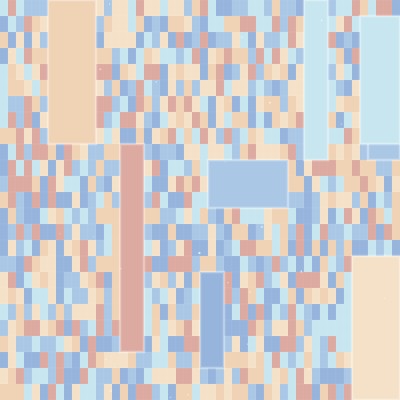
Frame 1 (no input)
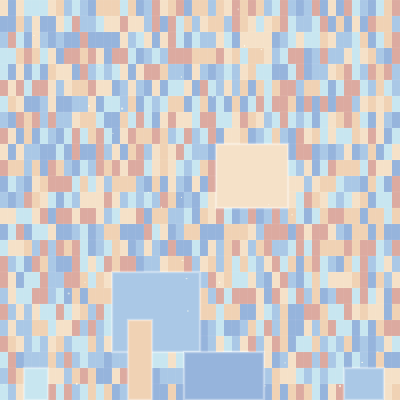
Frame 2 (the mouse pressed at the canvas centre, redrawn once)

The p5.js sketch that drew these frames (run headless with seeded random() and noise() and a simulated clock; the mouse was pressed at the canvas centre and the sketch redrawn once):

// p5.js sketch
// ── sketch.js
var sky_colors = [
  // Dawn Colors Set
  [
    [245, 210, 190],
    [200, 170, 220],
    [100, 140, 200],
    [240, 220, 170],
    [180, 210, 235],
    [255, 240, 210],
  ],
  // Dusk Colors Set
  [
    [80, 60, 120],
    [140, 90, 160],
    [210, 140, 160],
    [240, 190, 160],
    [100, 130, 190],
    [220, 200, 240],
  ],
  // Midday Colors Set
  [
    [170, 200, 230],
    [200, 230, 240],
    [240, 210, 180],
    [220, 170, 160],
    [150, 180, 220],
    [245, 225, 200],
  ],
  // Twilight Colors Set
  [
    [30, 40, 90],
    [60, 80, 150],
    [100, 60, 130],
    [180, 100, 120],
    [220, 160, 130],
    [240, 220, 200],
  ],
];

var tileWidth = 8;
var tileHeight = 16;
let palette, cols, rows, blockList;

function setup() {
  createCanvas(400, 400);
  noLoop();
  palette = random(sky_colors);
  cols = width / tileWidth;
  rows = height / tileHeight;
}

function draw() {
  background(20, 20, 50);
  drawTiles();
  drawBlocks(floor(random(5, 12)));
  drawStars();
}

// Background Tiles
function drawTiles() {
  stroke(255, 255, 255, 30);
  strokeWeight(0.4);
  for (let i = 0; i < cols; i++) {
    for (let j = 0; j < rows; j++) {
      let c = random(palette);
      fill(c[0], c[1], c[2]);
      rect(i * tileWidth, j * tileHeight, tileWidth, tileHeight);
    }
  }
}

// Bigger Overlapping Blocks
function drawBlocks(num) {
  for (let i = 0; i < num; i++) {
    let x = floor(random(cols)) * tileWidth;
    let y = floor(random(rows)) * tileHeight;
    let bw = min(floor(random(3, 14)) * tileWidth, width - x);
    let bh = min(floor(random(3, 14)) * tileHeight, height - y);
    let c = palette[i % palette.length];
    fill(c[0], c[1], c[2]);
    stroke(255, 255, 255, 90);
    strokeWeight(2.5);
    rect(x, y, bw, bh);
  }
}

// Stars Function
function drawStars() {
  noStroke();
  for (let i = 0; i < 28; i++) {
    fill(255, 255, 240, random(80, 200));
    ellipse(random(width), random(height), random(1, 2.5), random(1, 2.5));
  }
}
